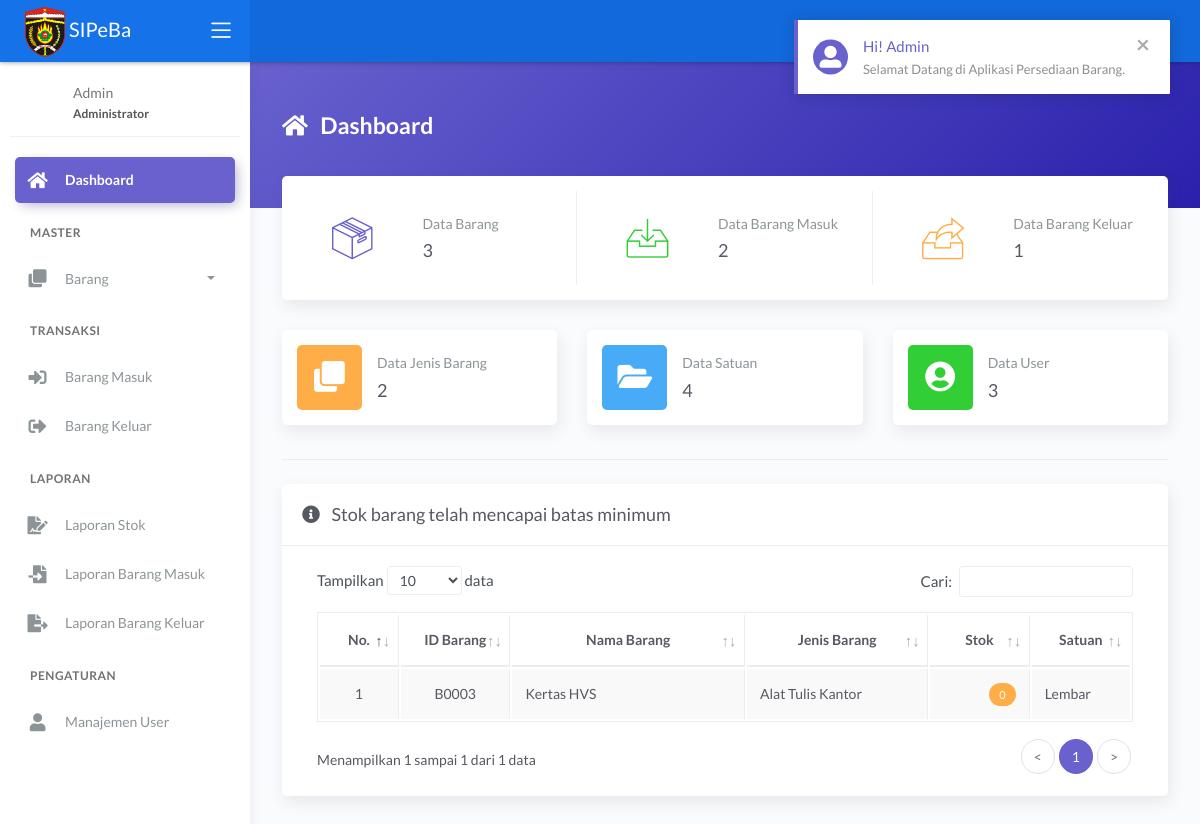
/main.php?module=dashboard&pesan=1 (signed in), run on an earlier commit of the app's database.
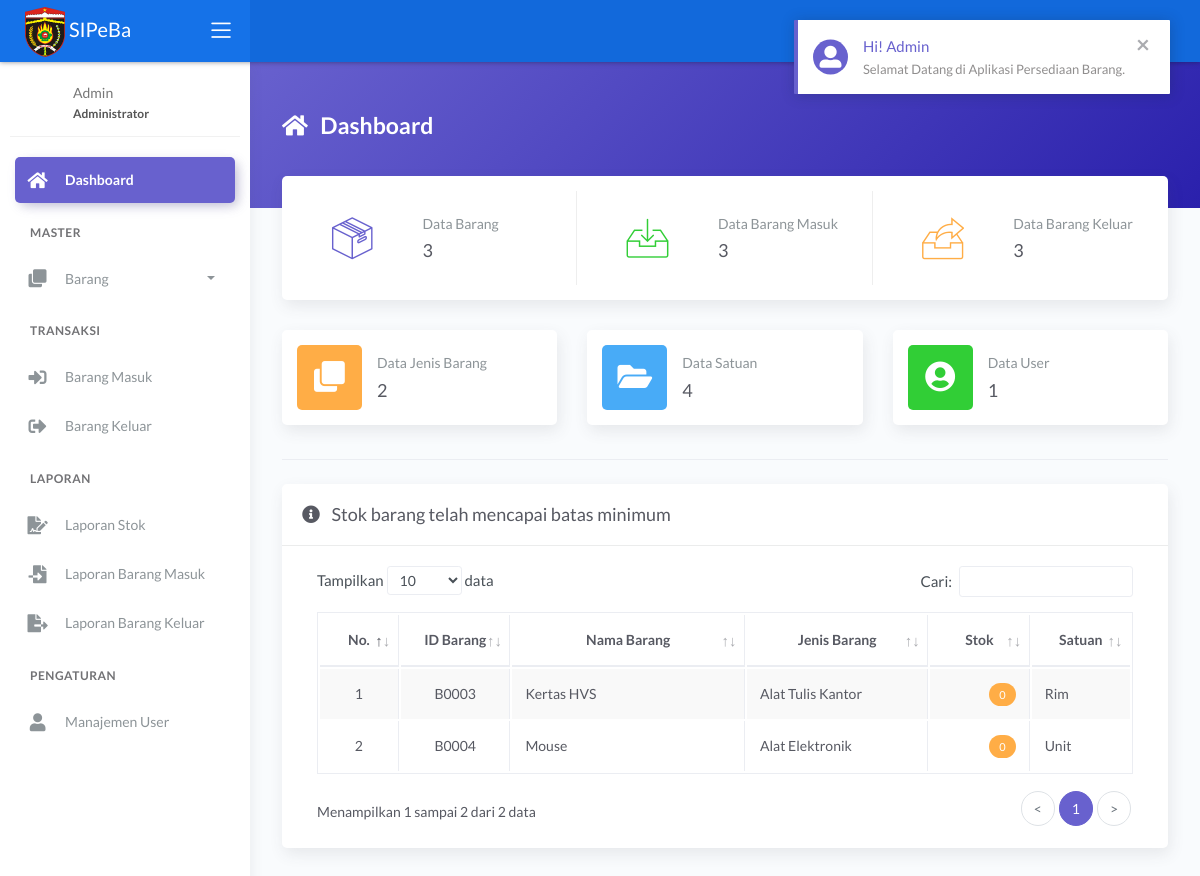
And on a later commit of the database.
### tables this page shows
CREATE TABLE `tbl_barang` (
  `id_barang` varchar(5) NOT NULL,
  `nama_barang` varchar(100) NOT NULL,
  `jenis` int(11) NOT NULL,
  `stok_minimum` int(11) NOT NULL,
  `stok` int(11) NOT NULL DEFAULT 0,
  `satuan` int(11) NOT NULL,
  `harga` int(11) NOT NULL DEFAULT 0
);

CREATE TABLE `tbl_jenis` (
  `id_jenis` int(11) NOT NULL,
  `nama_jenis` varchar(50) NOT NULL
);

CREATE TABLE `tbl_satuan` (
  `id_satuan` int(11) NOT NULL,
  `nama_satuan` varchar(30) NOT NULL
);

### modules/dashboard/tampil_data.php (the view, shortened to what the rows shown need)
<?php
if (basename($_SERVER['PHP_SELF']) === basename(__FILE__)) {
  header('location: 404.html');
}
else {
?>
  <div class="page-inner mt--5">
    <div class="card">
      <div class="card-body">
        <div class="table-responsive">
          <table id="basic-datatables" class="display table table-bordered table-striped table-hover">
            <thead>
              <tr>
                <th class="text-center">No.</th>
                <th class="text-center">ID Barang</th>
                <th class="text-center">Nama Barang</th>
                <th class="text-center">Jenis Barang</th>
                <th class="text-center">Stok</th>
                <th class="text-center">Satuan</th>
              </tr>
            </thead>
            <tbody>
              <?php
              $no = 1;
              $query = mysqli_query($mysqli, "SELECT a.id_barang, a.nama_barang, a.jenis, a.stok_minimum, a.stok, a.satuan, b.nama_jenis, c.nama_satuan
                                              FROM tbl_barang as a INNER JOIN tbl_jenis as b INNER JOIN tbl_satuan as c
                                              ON a.jenis=b.id_jenis AND a.satuan=c.id_satuan
                                              WHERE a.stok<=a.stok_minimum ORDER BY a.id_barang ASC")
                                              or die('Ada kesalahan pada query tampil data : ' . mysqli_error($mysqli));
              while ($data = mysqli_fetch_assoc($query)) { ?>
                <tr>
                  <td width="50" class="text-center"><?php echo $no++; ?></td>
                  <td width="80" class="text-center"><?php echo $data['id_barang']; ?></td>
                  <td width="200"><?php echo $data['nama_barang']; ?></td>
                  <td width="150"><?php echo $data['nama_jenis']; ?></td>
                  <td width="70" class="text-right"><span class="badge badge-warning"><?php echo $data['stok']; ?></span></td>
                  <td width="70"><?php echo $data['nama_satuan']; ?></td>
                </tr>
              <?php } ?>
            </tbody>
          </table>
        </div>
      </div>
    </div>
  </div>
<?php } ?>

What changed in the data, as far as the page shows it:
changed tbl_barang "Kertas HVS": tbl_satuan.nama_satuan "Lembar" → "Rim"
added tbl_barang: id_barang "B0004", nama_barang "Mouse", tbl_jenis.nama_jenis "Alat Elektronik", stok "0", tbl_satuan.nama_satuan "Unit"
Also different on the page:
$jumlah_barang_masuk: "2" → "3"
$jumlah_barang_keluar: "1" → "3"
$jumlah_user: "3" → "1"
text written by a page script: "Tampilkan data Cari: Menampilkan 1 sampai 1 dari 1 data < 1 >" → "Tampilkan data Cari: Menampilkan 1 sampai 2 dari 2 data < 1 >"
